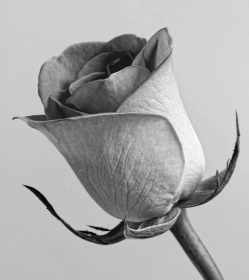
#> input picture rose.png, 249 x 280 px
$ jupyter execute --allow-errors 13-python_c.ipynb   (shell and % lines are left out)
#> lines starting #> are read from the running program, lines starting #| are printed output that depends on the picture
# Python in C

V tem poglavju si bomo ogledali malo več o delovanju Pythona pod pokrovom in njegovi povezavi s C-jem. Do sedaj smo se učili Python uporabljati, tu pa se bomo posvetili malo več podrobnostim samega delovanja interpreterja za Python.

Python je programski jezik, ki definira pravila, kako naj bi se pisali in nato obnašali programi napisani v njem. Interpreter pa je tisti, ki ta pravila upošteva in jih dejansko izvaja. Delovanje interpreterjev in prevajalnikov je precej obsežno področje, zato si bomo samo površno ogledali osnovne ideje. V čem je napisan interpreter za Python? Je samo en, ali jih obstaja več?

## CPython

Najbolj razširjena implementacija Pythona, ki jo dobite na https://www.python.org/, je CPython. Kot razkriva že ime, je napisan v C-ju. Za začetek povejmo, da ločnica med prevajalniki in interpreterji ni tako jasna, kot vam je bila morda kdaj predstavljena. CPython namreč vsebuje oba koncepta (https://github.com/python/cpython/tree/main/InternalDocs). Program v Pythonu se najprej *prevede* v vmesno kodo (angl. byte-code), ki se nato *interpretira* za izvedbo programa. Oba dela sta napisana v C-ju.

Vmesna koda je verjetno najbolj znana iz programskega jezika Java, kjer je razlog za njeno uporabo v kompatibilnosti na različnih platformah, ki sicer zahtevajo različne implementacije izvajanja vmesne kode, ne pa tudi prevajanja v njo. Pri Pythonu pa je razlog v hitrosti, ker je predstavitev z vmesno kodo že nekoliko obdelana ter zato bolj kompaktna, enostavna in učinkovita za nadaljnje izvajanje.

Prevajanje v vmesno kodo in njeno izvajanje se normalno izvedeta v enem koraku, npr. ob klicu `python primer.py`. Tu pa si na kratkem primeru oglejmo vmesne stopnje.

[cell 1]
def primer():
    a = 10
    print(a+3)

Ukaz `python -m py_compile primer.py` bi ustvaril v direktoriju `__pycache__` prevedeno različico s končnico `.pyc`. To je sicer vmesni korak izvajanja Python skripte, tu pa ta vmesni produkt še shranimo. Ker vsebina ni berljiva, jo lahko z modulom `dis` (disassembly) prikažemo v ljudem bolj prijazni obliki. Pogledamo lahko vmesno kodo funkcije `primer` oz. njeno jasnejšo predstavitev. Vidimo, da se operatorji nalagajo na nek sklad, operacije pa se izvajajo nad elementi na vrhu sklada, kamor se odlagajo tudi rezultati funkcij.

[cell 2]
import dis
dis.dis(primer)

Obstajajo tudi druge implementacije Pythona (https://www.python.org/download/alternatives/), omenimo dve:

- PyPy (https://pypy.org/) je implementacija Pythona v Pythonu (logo projekta je kača, ki jé svoj rep). Pravzaprav je interpreter implementiran v omejen naboru Pythona, ki mu rečejo RPython (restricted). Uporablja Just-In-Time (JIT) prevajanje, kjer se določeni deli kode med izvajanjem avtomatsko prevedejo v C in nato v strojno kodo, ki se izvede za pohitritev tistega dela programa.

- Jython je implementacija Pythona v Javi, ki prevede Python program v javansko vmesno kodo, ki jo lahko nato izvaja poljuben JVM (Java Virtual Machine, javanski navidezni stroj), tako kot vse ostale programe v Javi.

## Razširitev Pythona s C-jem

Ker je Python običajno implementiran v C-ju, je smiselno pričakovati, da ga je mogoče razširiti s funkcionalnostmi napisanimi v C-ju. Seveda pa je ta funkcionalnost specifična za CPython (https://docs.python.org/3/extending/extending.html). Naše razširitve bodo morale uporabljati enake objekte, kot jih uporablja CPython za izvajanje programa napisanega v Pythonu. Glavna razloga za tako kompliciranje sta:
- učinkovitejše izvajanje kritičnega dela programa ali
- že obstoječa funkcionalnost v neki C/C++ funkciji oz. knjižnici.

#### Obstoječa implementacija

Za začetek si oglejmo, kako je v CPythonu implementirana funkcija `isqrt` (celoštevilski koren). Funkcija `isqrt` je dovolj redko uporabljena, da nas [iskanje po repozitoriju](https://github.com/search?q=repo:python/cpython+isqrt&type=code) hitro pripelje na pravo mesto. Implementacija se nahaja v datoteki za celoštevilsko aritmetiko [Modules/mathintegermodule.c](https://github.com/python/cpython/blob/main/Modules/mathintegermodule.c). Ta vsebuje definicijo funkcije `math_integer_isqrt`, ki vrne napako, če je število negativno, obravnava primer, ko je število nič, ima posebno logiko, če gre za manjša 64-bitna števila, uporablja vnaprej tabelirane vrednosti, ... Na koncu datoteke pa se nahaja logika za registracijo modula, ki pripravi opis modula `math_integer_module` (s seznamom ponujenih funkcij - `math_integer_methods`) in izvede registracijo v funkciji `PyInit__math_integer`. Nekaj podobnega bomo morali izvesti za implementacijo svojega modula.

#### Lastni modul

Kot primer bomo napisali modul `aritm` v C-ju, ki bo ponujal funkcijo `add` za seštevanje dveh celih števil. Rešitev bo implementirana v datoteki `libaritm.c`, ki je prikazana v nadaljevanju. Za kompatibilnost s CPythonom moramo uporabljati objekte kot so `PyObject` ali funkcija `PyLong_FromLong`, ki so navedeni v knjižnici `Python.h`.

Funkcija add sprejme Pythonov objekt `self` (ki se nanaša na modul v primeru običajne funkcije ali pa na instanco objekta v primeru metode razreda) in argumente funkcije `args` preko kazalcev, ki jih s pomočjo funkcije `PyArg_ParseTuple` razpakira v dve C-jevksi celi števili. Nato ju sešteje in rezultat s funkcijo `PyLong_FromLong` pretvori iz C-jevskega celega števila v objekt, ki predstavlja Pythonovo celo število.

Poleg definicije funkcije pa potrebujemo tudi nekaj dodatne kode, ki bo poskrbela, da bo ta funkcija dostopna programom v Pythonu, sicer CPython ne bo vedel, da sploh obstaja kakšna rezširitev. Pripraviti moramo opis funkcij (`aritm_funcs`) in opis modula (`aritm_mod`), ki ga nato uporabimo za inicializacijo modula s funkcijo `PyInit_aritm`.

Da bomo lahko svojo knjižnico uporabljali, jo moramo najprej prevesti. To najlažje prepustimo Pythonu z uporabo knjižnice `setuptools`, da bo preveden rezultat kompatibilen s preostankom CPythona. Uporabimo lahko sledečo datoteko `setup.py` z navodili za prevajanje, ki jo izvedemo z ukazom `python setup.py build_ext --inplace`. Ta prevede navedene razširitve (`build_ext`) in jih ne vključi (`--inplace`) med splošne knjižnice, temveč jih pusti na trenutnem mestu za nadaljnje spreminjanje.

Sedaj imamo vse pripravljeno za uporabo svoje knjižnice.

[cell 3]
import aritm

print(aritm.add(5, 6))

### ctypes

Alternativa vkomponiranju lastnih funkcij v delovanje interpreterja so t.i. "Foreign Function Interface" knjižnice, kot je npr. ctypes (https://docs.python.org/3/library/ctypes.html). Te celoten proces poenostavijo, sploh če želimo dostopati do obstoječih knjižnic, ki so napisane v C-ju. Hkrati pa ga nekoliko omejijo, ker si ne moremo privoščiti toliko fleksibilnosti, kot bi si jo lahko sicer, npr. s spreminjanjem raznih Pythonovih internih objekte. To morda ni slaba stvar, ker je tudi manj možnosti, da kaj ponesreči pokvarimo.

[cell 4]
from ctypes import *

Oglejmo si najprej primer, kjer bomo naložili standardno C-jevsko knjižnico in uporabljali njene funkcije. Na Windowsih je na voljo kot `msvcrt.dll` (Microsoft C run-time library), na Linuxu in macOSu pa jo lahko najdete z `find_library("c")` iz `ctypes.util`.

#> (a cell that did not finish here is left out)

Zunanje funkcije vključene s ctypes knjižnico sprejemajo in vračajo spremenljivke tipa `int`. Če temu ni tako, moramo tipe posebej navesti, da se izvede primerna pretvorba.

#> (a cell that did not finish here is left out)

Knjižnica omogoča tudi povezavo z lastnimi knjižnicami implementiranimi v C-ju, kar je veliko enostavnejše od dela neposredno s CPython-ovimi konstrukti.

Seveda pa moramo tudi to pred uporabo prevesti v deljeno knjižnico (angl. shared library). Tokrat je prevajanje bolj enostavno, ker ustvarjamo samostojno knjižnico, za integracijo s Pythonom pa bo poskrbel ctypes ob nalaganju.

Svojo knjižnico lahko sedaj naložimo in uporabljamo.

[cell 7]
aritm = CDLL("./libaritm-ctypes.dll")

print(aritm.add_int(2, 3))

aritm.add_double.restype = c_double
aritm.add_double.argtypes = [c_double, c_double]
print(aritm.add_double(1.5, 2))

## Cython

Ročnemu pisanju delov kode v C-ju zavoljo hitrosti pa se lahko povsem izognemo. Posamezne module napisane v Python lahko s paketom Cython (https://cython.org/) namreč avtomatsko prevedemo v C.

Moč take optimizacije bomo demonstrirali na dokaj kompleksnem primeru zameglitve slike. Sliko naložimo s knjižnico `matplotlib` v obliki 2D `numpy` tabele števil tipa `double`.

[cell 8]
import numpy as np
import matplotlib.pyplot as plt

[cell 9]
img = plt.imread('rose.png').astype(np.double)
#> img: shape (280, 249) float64; min 0, max 0.984, mean 0.666
print(img.shape)
#| (280, 249)
plt.imshow(img, cmap="gray")
plt.show()

Zameglitev bomo implementirali z lastno funkcijo `blur`, ki bo poleg slike sprejela še njene dimenzije in stopnjo zameglitve $k$. Vsak piksel bomo zamenjali s povprečno vrednostjo piksla v okolici $\pm k$ pikslov.

[cell 10]
def blur(img, h, w, k):
#> called with h = 280, w = 249, k = 4
    result = np.zeros((h, w), dtype=np.double)
    for i in range(h):
        for j in range(w):
            total, num = 0, 0
            for di in range(-k,k+1):
                for dj in range(-k,k+1):
                    if 0<=i+di<h and 0<=j+dj<w:
                        total += img[i+di][j+dj]
                        num += 1
            result[i][j] = total/num
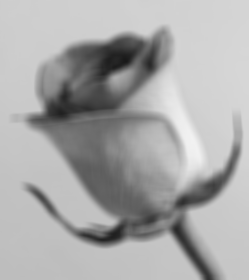
#> result: shape (280, 249) float64; min 0.0974, max 0.95, mean 0.666
    return result

[cell 11]
img_blur = blur(img, *img.shape, 4)
plt.imshow(img_blur, cmap="gray")
plt.show()

Seveda obstajajo hitrejši algoritmi za izračun istega rezultata, vendar bomo poskusili pohitriti ta najbolj osnoven algoritem. Izbrali smo postopek, ki Pythonu še posebej ne ustreza - premikanje po strukturah z indeksi in gnezdenimi zankami. Čas računanja za to dokaj majhno sliko velikosti cca. $280 \times 250$ je več kot 2 sekundi. Za večje slike bi bilo računanje temu primerno počasnejše.

[cell 12]
blur(img, *img.shape, 4)

Pohitrimo našo rešitev z uporabo Cythona. Funkcijo bomo premaknili v svoj modul s končnico `.pyx`, ki ga bomo nato prevedli s Cythonom. Ta bo modul prevedel v C in ga tako pripravil za hitrejše izvajanje.

Prevajanje lahko izvedemo eksplicitno z uporabo ukaza `cythonize`, ali pa v končnem izdelku ta korak vključimo v datoteko `setup.py`. Preveden modul naj se ustvari poleg trenutne datoteke (inplace), poleg tega pa naj se ustvarijo še anotacije kode, ki prikazujejo interakcijo s Pythonovimi objekti.

Nastala je datoteka `libblur1.c`, ki si jo oglejmo. Na tak način generirana koda je za programerja precej neberljiva, je pa zato precej učinkovita. Vsebuje tudi oznake, v kaj se je prevedel kateri del iz pyx datoteke. Trivialna inicializacija spremenljivke `total = 0` se je prevedla v
```C
__pyx_t_5 = __pyx_float_0_0;
__Pyx_INCREF(__pyx_t_5);
__Pyx_XDECREF_SET(__pyx_v_total, __pyx_t_5);
__pyx_t_5 = 0;
```
Ta koda vključuje Pythonovske objekte, vendar bi jo lahko poenostavili v delo z navadnim `int`-om v C-ju (in brez štetja referenc nanj). Preverimo, koliko smo pridobili do sedaj samo s prevedbo v C.

[cell 13]
import libblur1

[cell 14]
libblur1.blur(img, *img.shape, 4)
#> (this line was passed over: libblur1 is not available in this run)

Koda je hitrejša za približno 20\%, kar ni slabo, vendar je še ogromno prostora za enostavne izboljšave. Pri iskanju mest za poenostavitev si lahko pomagamo z anotirano kodo v nastali datoteki `libblur1.html` (opcija --anotate).

[cell 15]
from IPython.display import IFrame

IFrame(src='libblur1.html', width=800, height=500)

- Številnih nepotrebnih interakcij s Pythonom se lahko znebimo že z anotacijo tipov. Če označimo v Cythonu, da je neka spremenljivka navaden C-jevski `int`, se lahko koda precej poenostavi. To storimo na enak način, kot smo navajeni anotacije tipov v Pythonu, le da bomo uporabljali Cython-ove anotacijske tipe, kot je npr. `cython.int`.
- Dvodimenzionalne numpy tabele, ki so strnjeni kosi pomnilnika, označimo kot `cython.double[:, :]`.
- Tako anotacijo uporabimo tudi za delo z izhodno tabelo `result`, v katero bomo zapisovali vrednosti. S tem dobimo t.i. pogled (memoryview) `view` do podatkov, da lahko pišemo vanje neposredno mimo vse dodatne Pythonove logike.
- Posebej bomo onemogočili tudi preverjanje mej indeksov in uporabo negativnih indeksov (za dostop od zadaj).

V anotirani kodi lahko preverimo, da je interakcij s Python objekti precej manj in je koda veliko bolj C-jevska brez dodatne logike. Npr. inicializacija spremenljivke `total = 0.0` se sedaj prevede direktno v `__pyx_v_total = 0.0`.

[cell 16]
from IPython.display import IFrame

IFrame(src='libblur2.html', width=800, height=500)

[cell 17]
import libblur2

#> (the rest of this cell did not finish here and is left out)

Koda deluje in vrne enak rezultat kot originalen poskus zameglitve slike. Koliko pa je nova rešitev s prevajanjem modula s Cythonom hitrejša?

[cell 18]
libblur2.blur(img, *img.shape, 4)
#> (this line was passed over: libblur2 is not available in this run)
